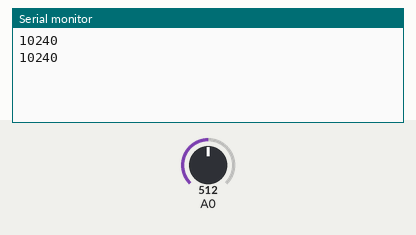
Bench run of a sketch on a simulated Arduino Uno, built with avr-gcc and run on an emulated ATmega328P. Shown: the last lines printed to the serial monitor. The test bench sets the inputs (shaded band); at power-on: A0 = 512.

Above: at 1.2 s.
1.3 s: A0 set to 716
At 1.9 s:
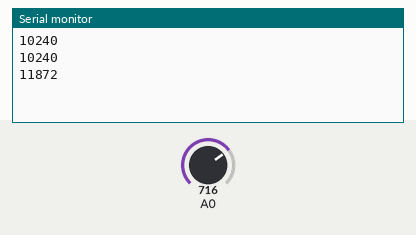
2.8 s: A0 set to 900
At 3.4 s:
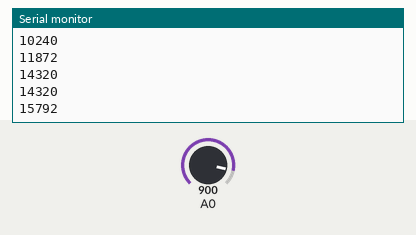
Timing chart, 0 to 5.8 s (numbered marks = the images above; inputs shaded):
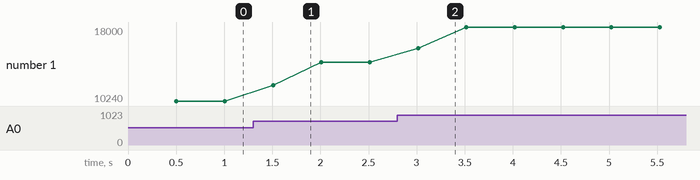

Measured:
- after the input at 1.3 s, the serial monitor: prints a new line after 0.21 s (image 1)
- after the input at 2.8 s, the serial monitor: prints a new line after 0.22 s (image 2)
- plotted number 1: 10240 → 14320 after the input at 1.3 s, 14320 → 18000 after the input at 2.8 s

The sketch:

VibrationSensorTest.ino
```cpp
void setup() {
  // put your setup code here, to run once:
  Serial.begin(9600);
  pinMode(A0, INPUT);
}

void loop() {
  // put your main code here, to run repeatedly:
  unsigned long sum = 0;
  for (int i = 0; i<20; i++)
  {
    sum += analogRead(A0);
    delay(25);
  }
  Serial.println(sum);
}
```
